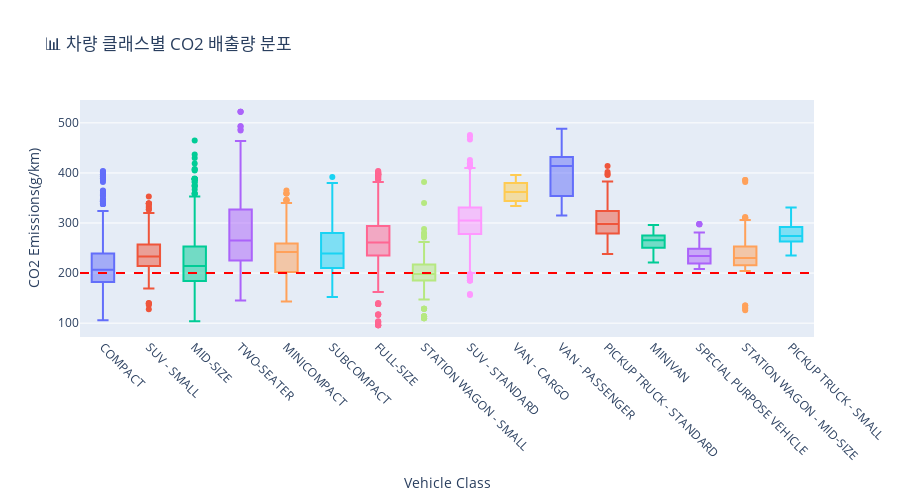

Write notebook code for a chart like this one.
### Markdown cell above
## 📊 시각화 3: 차량 클래스별 CO2 분포

### Code cell
# 박스플롯
fig3 = px.box(
    co2_data,
    x='Vehicle Class',
    y='CO2 Emissions(g/km)',
    title='📊 차량 클래스별 CO2 배출량 분포',
    color='Vehicle Class'
)

fig3.add_hline(y=200, line_dash="dash", line_color="red")
fig3.update_xaxes(tickangle=45)
fig3.update_layout(showlegend=False, width=900, height=500)
fig3.show()

### Figure 1 — Plotly figure (JSON) as saved in the notebook; plotly's stock layout.template omitted (floating-point values rounded to 4 significant figures; data arrays with more than 128 entries replaced by an {"elided": "..."} marker saying what was removed)
{"data": [{"alignmentgroup": "True", "hovertemplate": "Vehicle Class=%{x}<br>CO2 Emissions(g/km)=%{y}<extra></extra>", "legendgroup": "COMPACT", "marker": {"color": "#636efa"}, "name": "COMPACT", "notched": false, "offsetgroup": "COMPACT", "orientation": "v", "showlegend": true, "type": "box", "x": {"elided": "1022 str values"}, "x0": " ", "xaxis": "x", "y": {"elided": "1022 int values"}, "y0": " ", "yaxis": "y"}, {"alignmentgroup": "True", "hovertemplate": "Vehicle Class=%{x}<br>CO2 Emissions(g/km)=%{y}<extra></extra>", "legendgroup": "SUV - SMALL", "marker": {"color": "#EF553B"}, "name": "SUV - SMALL", "notched": false, "offsetgroup": "SUV - SMALL", "orientation": "v", "showlegend": true, "type": "box", "x": {"elided": "1217 str values"}, "x0": " ", "xaxis": "x", "y": {"elided": "1217 int values"}, "y0": " ", "yaxis": "y"}, {"alignmentgroup": "True", "hovertemplate": "Vehicle Class=%{x}<br>CO2 Emissions(g/km)=%{y}<extra></extra>", "legendgroup": "MID-SIZE", "marker": {"color": "#00cc96"}, "name": "MID-SIZE", "notched": false, "offsetgroup": "MID-SIZE", "orientation": "v", "showlegend": true, "type": "box", "x": {"elided": "1133 str values"}, "x0": " ", "xaxis": "x", "y": {"elided": "1133 int values"}, "y0": " ", "yaxis": "y"}, {"alignmentgroup": "True", "hovertemplate": "Vehicle Class=%{x}<br>CO2 Emissions(g/km)=%{y}<extra></extra>", "legendgroup": "TWO-SEATER", "marker": {"color": "#ab63fa"}, "name": "TWO-SEATER", "notched": false, "offsetgroup": "TWO-SEATER", "orientation": "v", "showlegend": true, "type": "box", "x": {"elided": "460 str values"}, "x0": " ", "xaxis": "x", "y": {"elided": "460 int values"}, "y0": " ", "yaxis": "y"}, {"alignmentgroup": "True", "hovertemplate": "Vehicle Class=%{x}<br>CO2 Emissions(g/km)=%{y}<extra></extra>", "legendgroup": "MINICOMPACT", "marker": {"color": "#FFA15A"}, "name": "MINICOMPACT", "notched": false, "offsetgroup": "MINICOMPACT", "orientation": "v", "showlegend": true, "type": "box", "x": {"elided": "326 str values"}, "x0": " ", "xaxis": "x", "y": {"elided": "326 int values"}, "y0": " ", "yaxis": "y"}, {"alignmentgroup": "True", "hovertemplate": "Vehicle Class=%{x}<br>CO2 Emissions(g/km)=%{y}<extra></extra>", "legendgroup": "SUBCOMPACT", "marker": {"color": "#19d3f3"}, "name": "SUBCOMPACT", "notched": false, "offsetgroup": "SUBCOMPACT", "orientation": "v", "showlegend": true, "type": "box", "x": {"elided": "606 str values"}, "x0": " ", "xaxis": "x", "y": {"elided": "606 int values"}, "y0": " ", "yaxis": "y"}, {"alignmentgroup": "True", "hovertemplate": "Vehicle Class=%{x}<br>CO2 Emissions(g/km)=%{y}<extra></extra>", "legendgroup": "FULL-SIZE", "marker": {"color": "#FF6692"}, "name": "FULL-SIZE", "notched": false, "offsetgroup": "FULL-SIZE", "orientation": "v", "showlegend": true, "type": "box", "x": {"elided": "639 str values"}, "x0": " ", "xaxis": "x", "y": {"elided": "639 int values"}, "y0": " ", "yaxis": "y"}, {"alignmentgroup": "True", "hovertemplate": "Vehicle Class=%{x}<br>CO2 Emissions(g/km)=%{y}<extra></extra>", "legendgroup": "STATION WAGON - SMALL", "marker": {"color": "#B6E880"}, "name": "STATION WAGON - SMALL", "notched": false, "offsetgroup": "STATION WAGON - SMALL", "orientation": "v", "showlegend": true, "type": "box", "x": {"elided": "252 str values"}, "x0": " ", "xaxis": "x", "y": {"elided": "252 int values"}, "y0": " ", "yaxis": "y"}, {"alignmentgroup": "True", "hovertemplate": "Vehicle Class=%{x}<br>CO2 Emissions(g/km)=%{y}<extra></extra>", "legendgroup": "SUV - STANDARD", "marker": {"color": "#FF97FF"}, "name": "SUV - STANDARD", "notched": false, "offsetgroup": "SUV - STANDARD", "orientation": "v", "showlegend": true, "type": "box", "x": {"elided": "735 str values"}, "x0": " ", "xaxis": "x", "y": {"elided": "735 int values"}, "y0": " ", "yaxis": "y"}, {"alignmentgroup": "True", "hovertemplate": "Vehicle Class=%{x}<br>CO2 Emissions(g/km)=%{y}<extra></extra>", "legendgroup": "VAN - CARGO", "marker": {"color": "#FECB52"}, "name": "VAN - CARGO", "notched": false, "offsetgroup": "VAN - CARGO", "orientation": "v", "showlegend": true, "type": "box", "x": ["VAN - CARGO", "VAN - CARGO", "VAN - CARGO", "VAN - CARGO", "VAN - CARGO", "VAN - CARGO", "VAN - CARGO", "VAN - CARGO", "VAN - CARGO", "VAN - CARGO", "VAN - CARGO", "VAN - CARGO", "VAN - CARGO", "VAN - CARGO", "VAN - CARGO", "VAN - CARGO", "VAN - CARGO", "VAN - CARGO", "VAN - CARGO", "VAN - CARGO", "VAN - CARGO", "VAN - CARGO"], "x0": " ", "xaxis": "x", "y": [347, 366, 334, 380, 344, 380, 344, 380, 362, 373, 350, 396, 360, 347, 366, 334, 380, 344, 380, 344, 380, 362], "y0": " ", "yaxis": "y"}, {"alignmentgroup": "True", "hovertemplate": "Vehicle Class=%{x}<br>CO2 Emissions(g/km)=%{y}<extra></extra>", "legendgroup": "VAN - PASSENGER", "marker": {"color": "#636efa"}, "name": "VAN - PASSENGER", "notched": false, "offsetgroup": "VAN - PASSENGER", "orientation": "v", "showlegend": true, "type": "box", "x": ["VAN - PASSENGER", "VAN - PASSENGER", "VAN - PASSENGER", "VAN - PASSENGER", "VAN - PASSENGER", "VAN - PASSENGER", "VAN - PASSENGER", "VAN - PASSENGER", "VAN - PASSENGER", "VAN - PASSENGER", "VAN - PASSENGER", "VAN - PASSENGER", "VAN - PASSENGER", "VAN - PASSENGER", "VAN - PASSENGER", "VAN - PASSENGER", "VAN - PASSENGER", "VAN - PASSENGER", "VAN - PASSENGER", "VAN - PASSENGER", "VAN - PASSENGER", "VAN - PASSENGER", "VAN - PASSENGER", "VAN - PASSENGER", "VAN - PASSENGER", "VAN - PASSENGER", "VAN - PASSENGER", "VAN - PASSENGER", "VAN - PASSENGER", "VAN - PASSENGER", "VAN - PASSENGER", "VAN - PASSENGER", "VAN - PASSENGER", "VAN - PASSENGER", "VAN - PASSENGER", "VAN - PASSENGER", "VAN - PASSENGER", "VAN - PASSENGER", "VAN - PASSENGER", "VAN - PASSENGER", "VAN - PASSENGER", "VAN - PASSENGER", "VAN - PASSENGER", "VAN - PASSENGER", "VAN - PASSENGER", "VAN - PASSENGER", "VAN - PASSENGER", "VAN - PASSENGER", "VAN - PASSENGER", "VAN - PASSENGER", "VAN - PASSENGER", "VAN - PASSENGER", "VAN - PASSENGER", "VAN - PASSENGER", "VAN - PASSENGER", "VAN - PASSENGER", "VAN - PASSENGER", "VAN - PASSENGER", "VAN - PASSENGER", "VAN - PASSENGER", "VAN - PASSENGER", "VAN - PASSENGER", "VAN - PASSENGER", "VAN - PASSENGER", "VAN - PASSENGER", "VAN - PASSENGER"], "x0": " ", "xaxis": "x", "y": [380, 344, 380, 362, 414, 432, 411, 419, 435, 413, 386, 368, 488, 421, 382, 380, 344, 380, 362, 414, 432, 411, 419, 435, 413, 414, 432, 432, 414, 416, 437, 437, 418, 338, 340, 315, 414, 432, 432, 414, 416, 437, 437, 418, 441, 465, 342, 356, 345, 441, 465, 438, 445, 344, 354, 343, 438, 445, 345, 354, 346, 355, 340, 316, 352, 328], "y0": " ", "yaxis": "y"}, {"alignmentgroup": "True", "hovertemplate": "Vehicle Class=%{x}<br>CO2 Emissions(g/km)=%{y}<extra></extra>", "legendgroup": "PICKUP TRUCK - STANDARD", "marker": {"color": "#EF553B"}, "name": "PICKUP TRUCK - STANDARD", "notched": false, "offsetgroup": "PICKUP TRUCK - STANDARD", "orientation": "v", "showlegend": true, "type": "box", "x": {"elided": "538 str values"}, "x0": " ", "xaxis": "x", "y": {"elided": "538 int values"}, "y0": " ", "yaxis": "y"}, {"alignmentgroup": "True", "hovertemplate": "Vehicle Class=%{x}<br>CO2 Emissions(g/km)=%{y}<extra></extra>", "legendgroup": "MINIVAN", "marker": {"color": "#00cc96"}, "name": "MINIVAN", "notched": false, "offsetgroup": "MINIVAN", "orientation": "v", "showlegend": true, "type": "box", "x": ["MINIVAN", "MINIVAN", "MINIVAN", "MINIVAN", "MINIVAN", "MINIVAN", "MINIVAN", "MINIVAN", "MINIVAN", "MINIVAN", "MINIVAN", "MINIVAN", "MINIVAN", "MINIVAN", "MINIVAN", "MINIVAN", "MINIVAN", "MINIVAN", "MINIVAN", "MINIVAN", "MINIVAN", "MINIVAN", "MINIVAN", "MINIVAN", "MINIVAN", "MINIVAN", "MINIVAN", "MINIVAN", "MINIVAN", "MINIVAN", "MINIVAN", "MINIVAN", "MINIVAN", "MINIVAN", "MINIVAN", "MINIVAN", "MINIVAN", "MINIVAN", "MINIVAN", "MINIVAN", "MINIVAN", "MINIVAN", "MINIVAN", "MINIVAN", "MINIVAN", "MINIVAN", "MINIVAN", "MINIVAN", "MINIVAN", "MINIVAN", "MINIVAN", "MINIVAN", "MINIVAN", "MINIVAN", "MINIVAN", "MINIVAN", "MINIVAN", "MINIVAN", "MINIVAN", "MINIVAN", "MINIVAN", "MINIVAN", "MINIVAN", "MINIVAN", "MINIVAN", "MINIVAN", "MINIVAN", "MINIVAN", "MINIVAN", "MINIVAN", "MINIVAN", "MINIVAN", "MINIVAN", "MINIVAN", "MINIVAN", "MINIVAN", "MINIVAN", "MINIVAN", "MINIVAN", "MINIVAN"], "x0": " ", "xaxis": "x", "y": [276, 269, 271, 264, 244, 276, 223, 225, 255, 262, 254, 260, 285, 278, 276, 269, 271, 262, 244, 267, 262, 288, 221, 225, 242, 262, 254, 262, 288, 282, 279, 276, 269, 250, 275, 269, 296, 226, 229, 267, 290, 257, 249, 276, 274, 251, 275, 269, 296, 226, 230, 255, 274, 259, 249, 276, 274, 252, 247, 275, 269, 296, 256, 274, 259, 249, 276, 274, 252, 247, 272, 254, 274, 249, 249, 276, 248, 271, 259, 274], "y0": " ", "yaxis": "y"}, {"alignmentgroup": "True", "hovertemplate": "Vehicle Class=%{x}<br>CO2 Emissions(g/km)=%{y}<extra></extra>", "legendgroup": "SPECIAL PURPOSE VEHICLE", "marker": {"color": "#ab63fa"}, "name": "SPECIAL PURPOSE VEHICLE", "notched": false, "offsetgroup": "SPECIAL PURPOSE VEHICLE", "orientation": "v", "showlegend": true, "type": "box", "x": ["SPECIAL PURPOSE VEHICLE", "SPECIAL PURPOSE VEHICLE", "SPECIAL PURPOSE VEHICLE", "SPECIAL PURPOSE VEHICLE", "SPECIAL PURPOSE VEHICLE", "SPECIAL PURPOSE VEHICLE", "SPECIAL PURPOSE VEHICLE", "SPECIAL PURPOSE VEHICLE", "SPECIAL PURPOSE VEHICLE", "SPECIAL PURPOSE VEHICLE", "SPECIAL PURPOSE VEHICLE", "SPECIAL PURPOSE VEHICLE", "SPECIAL PURPOSE VEHICLE", "SPECIAL PURPOSE VEHICLE", "SPECIAL PURPOSE VEHICLE", "SPECIAL PURPOSE VEHICLE", "SPECIAL PURPOSE VEHICLE", "SPECIAL PURPOSE VEHICLE", "SPECIAL PURPOSE VEHICLE", "SPECIAL PURPOSE VEHICLE", "SPECIAL PURPOSE VEHICLE", "SPECIAL PURPOSE VEHICLE", "SPECIAL PURPOSE VEHICLE", "SPECIAL PURPOSE VEHICLE", "SPECIAL PURPOSE VEHICLE", "SPECIAL PURPOSE VEHICLE", "SPECIAL PURPOSE VEHICLE", "SPECIAL PURPOSE VEHICLE", "SPECIAL PURPOSE VEHICLE", "SPECIAL PURPOSE VEHICLE", "SPECIAL PURPOSE VEHICLE", "SPECIAL PURPOSE VEHICLE", "SPECIAL PURPOSE VEHICLE", "SPECIAL PURPOSE VEHICLE", "SPECIAL PURPOSE VEHICLE", "SPECIAL PURPOSE VEHICLE", "SPECIAL PURPOSE VEHICLE", "SPECIAL PURPOSE VEHICLE", "SPECIAL PURPOSE VEHICLE", "SPECIAL PURPOSE VEHICLE", "SPECIAL PURPOSE VEHICLE", "SPECIAL PURPOSE VEHICLE", "SPECIAL PURPOSE VEHICLE", "SPECIAL PURPOSE VEHICLE", "SPECIAL PURPOSE VEHICLE", "SPECIAL PURPOSE VEHICLE", "SPECIAL PURPOSE VEHICLE", "SPECIAL PURPOSE VEHICLE", "SPECIAL PURPOSE VEHICLE", "SPECIAL PURPOSE VEHICLE", "SPECIAL PURPOSE VEHICLE", "SPECIAL PURPOSE VEHICLE", "SPECIAL PURPOSE VEHICLE", "SPECIAL PURPOSE VEHICLE", "SPECIAL PURPOSE VEHICLE", "SPECIAL PURPOSE VEHICLE", "SPECIAL PURPOSE VEHICLE", "SPECIAL PURPOSE VEHICLE", "SPECIAL PURPOSE VEHICLE", "SPECIAL PURPOSE VEHICLE", "SPECIAL PURPOSE VEHICLE", "SPECIAL PURPOSE VEHICLE", "SPECIAL PURPOSE VEHICLE", "SPECIAL PURPOSE VEHICLE", "SPECIAL PURPOSE VEHICLE", "SPECIAL PURPOSE VEHICLE", "SPECIAL PURPOSE VEHICLE", "SPECIAL PURPOSE VEHICLE", "SPECIAL PURPOSE VEHICLE", "SPECIAL PURPOSE VEHICLE", "SPECIAL PURPOSE VEHICLE", "SPECIAL PURPOSE VEHICLE", "SPECIAL PURPOSE VEHICLE", "SPECIAL PURPOSE VEHICLE", "SPECIAL PURPOSE VEHICLE", "SPECIAL PURPOSE VEHICLE", "SPECIAL PURPOSE VEHICLE"], "x0": " ", "xaxis": "x", "y": [218, 228, 232, 239, 235, 281, 214, 216, 216, 228, 235, 239, 232, 281, 216, 225, 220, 223, 243, 243, 233, 252, 252, 240, 252, 252, 240, 268, 298, 233, 248, 220, 231, 220, 244, 234, 253, 242, 298, 240, 248, 220, 232, 218, 244, 234, 251, 241, 298, 251, 268, 218, 232, 219, 219, 209, 247, 214, 214, 208, 251, 297, 251, 248, 268, 218, 232, 219, 209, 219, 247, 214, 214, 208, 251, 218, 232], "y0": " ", "yaxis": "y"}, {"alignmentgroup": "True", "hovertemplate": "Vehicle Class=%{x}<br>CO2 Emissions(g/km)=%{y}<extra></extra>", "legendgroup": "STATION WAGON - MID-SIZE", "marker": {"color": "#FFA15A"}, "name": "STATION WAGON - MID-SIZE", "notched": false, "offsetgroup": "STATION WAGON - MID-SIZE", "orientation": "v", "showlegend": true, "type": "box", "x": ["STATION WAGON - MID-SIZE", "STATION WAGON - MID-SIZE", "STATION WAGON - MID-SIZE", "STATION WAGON - MID-SIZE", "STATION WAGON - MID-SIZE", "STATION WAGON - MID-SIZE", "STATION WAGON - MID-SIZE", "STATION WAGON - MID-SIZE", "STATION WAGON - MID-SIZE", "STATION WAGON - MID-SIZE", "STATION WAGON - MID-SIZE", "STATION WAGON - MID-SIZE", "STATION WAGON - MID-SIZE", "STATION WAGON - MID-SIZE", "STATION WAGON - MID-SIZE", "STATION WAGON - MID-SIZE", "STATION WAGON - MID-SIZE", "STATION WAGON - MID-SIZE", "STATION WAGON - MID-SIZE", "STATION WAGON - MID-SIZE", "STATION WAGON - MID-SIZE", "STATION WAGON - MID-SIZE", "STATION WAGON - MID-SIZE", "STATION WAGON - MID-SIZE", "STATION WAGON - MID-SIZE", "STATION WAGON - MID-SIZE", "STATION WAGON - MID-SIZE", "STATION WAGON - MID-SIZE", "STATION WAGON - MID-SIZE", "STATION WAGON - MID-SIZE", "STATION WAGON - MID-SIZE", "STATION WAGON - MID-SIZE", "STATION WAGON - MID-SIZE", "STATION WAGON - MID-SIZE", "STATION WAGON - MID-SIZE", "STATION WAGON - MID-SIZE", "STATION WAGON - MID-SIZE", "STATION WAGON - MID-SIZE", "STATION WAGON - MID-SIZE", "STATION WAGON - MID-SIZE", "STATION WAGON - MID-SIZE", "STATION WAGON - MID-SIZE", "STATION WAGON - MID-SIZE", "STATION WAGON - MID-SIZE", "STATION WAGON - MID-SIZE", "STATION WAGON - MID-SIZE", "STATION WAGON - MID-SIZE", "STATION WAGON - MID-SIZE", "STATION WAGON - MID-SIZE", "STATION WAGON - MID-SIZE", "STATION WAGON - MID-SIZE", "STATION WAGON - MID-SIZE", "STATION WAGON - MID-SIZE"], "x0": " ", "xaxis": "x", "y": [212, 214, 242, 310, 310, 126, 214, 214, 248, 306, 216, 225, 228, 129, 214, 220, 310, 253, 230, 232, 131, 210, 259, 230, 232, 135, 204, 219, 221, 312, 225, 222, 261, 230, 232, 135, 216, 214, 224, 239, 299, 225, 254, 240, 242, 382, 219, 233, 299, 240, 242, 386, 386], "y0": " ", "yaxis": "y"}, {"alignmentgroup": "True", "hovertemplate": "Vehicle Class=%{x}<br>CO2 Emissions(g/km)=%{y}<extra></extra>", "legendgroup": "PICKUP TRUCK - SMALL", "marker": {"color": "#19d3f3"}, "name": "PICKUP TRUCK - SMALL", "notched": false, "offsetgroup": "PICKUP TRUCK - SMALL", "orientation": "v", "showlegend": true, "type": "box", "x": {"elided": "159 str values"}, "x0": " ", "xaxis": "x", "y": {"elided": "159 int values"}, "y0": " ", "yaxis": "y"}], "layout": {"boxmode": "overlay", "height": 500, "legend": {"title": {"text": "Vehicle Class"}, "tracegroupgap": 0}, "shapes": [{"line": {"color": "red", "dash": "dash"}, "type": "line", "x0": 0, "x1": 1, "xref": "x domain", "y0": 200, "y1": 200, "yref": "y"}], "showlegend": false, "title": {"text": "📊 차량 클래스별 CO2 배출량 분포"}, "width": 900, "xaxis": {"anchor": "y", "categoryarray": ["COMPACT", "SUV - SMALL", "MID-SIZE", "TWO-SEATER", "MINICOMPACT", "SUBCOMPACT", "FULL-SIZE", "STATION WAGON - SMALL", "SUV - STANDARD", "VAN - CARGO", "VAN - PASSENGER", "PICKUP TRUCK - STANDARD", "MINIVAN", "SPECIAL PURPOSE VEHICLE", "STATION WAGON - MID-SIZE", "PICKUP TRUCK - SMALL"], "categoryorder": "array", "domain": [0, 1], "tickangle": 45, "title": {"text": "Vehicle Class"}}, "yaxis": {"anchor": "x", "domain": [0, 1], "title": {"text": "CO2 Emissions(g/km)"}}}}
